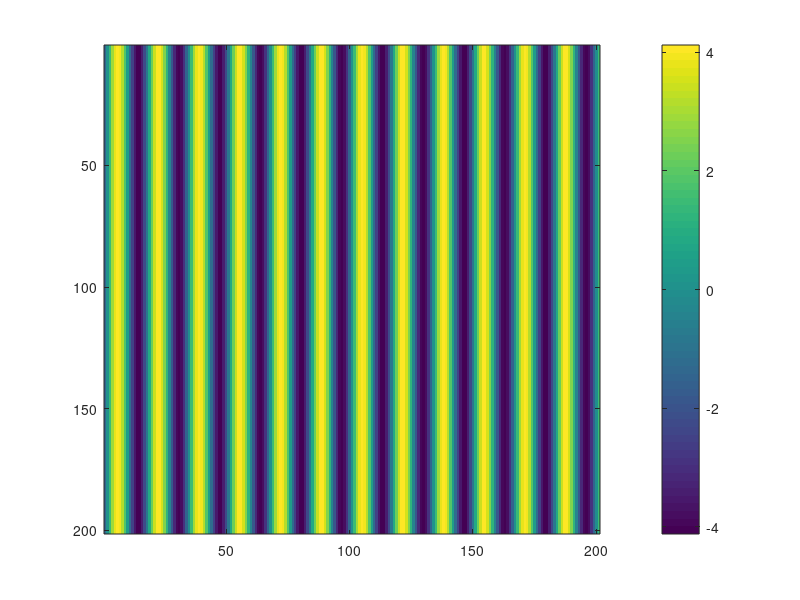
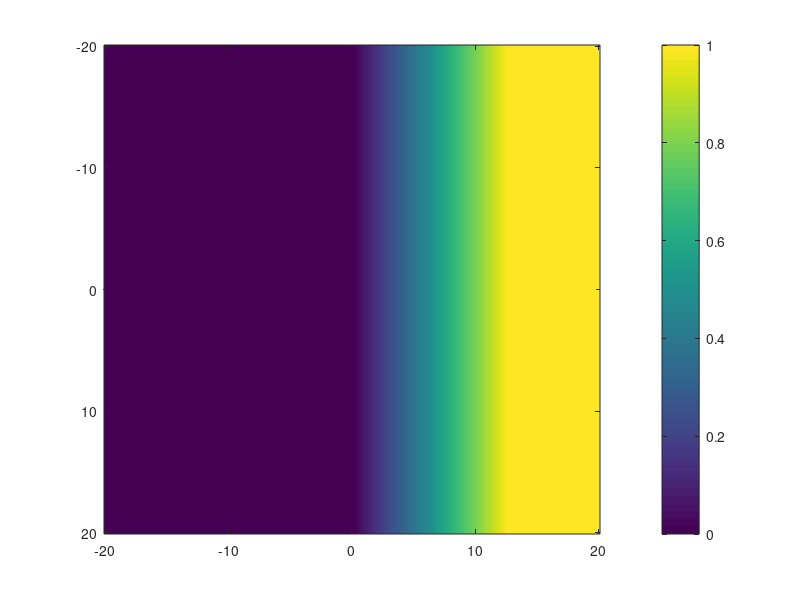
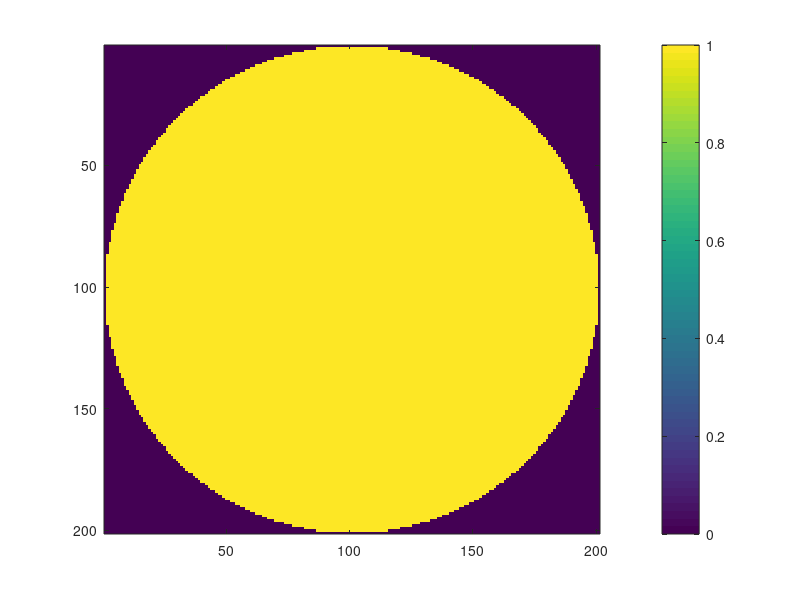
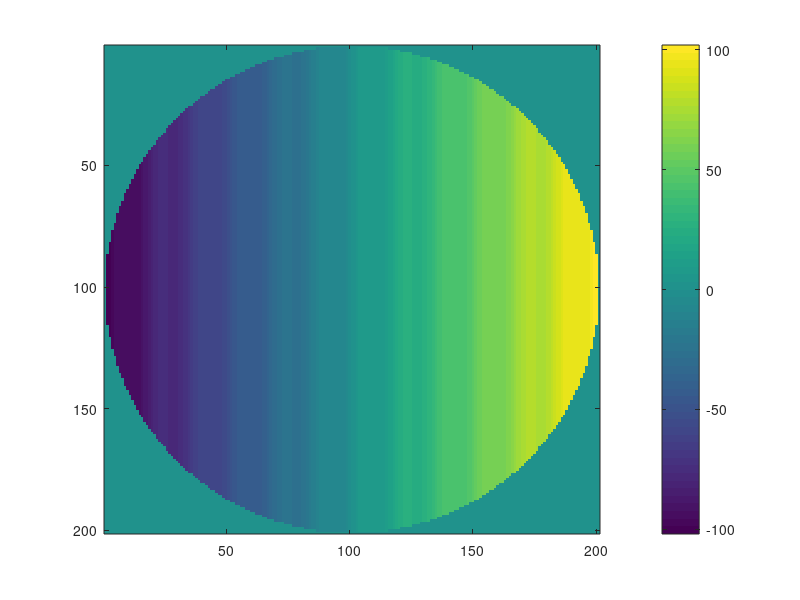

These figures' MATLAB source, in order: (Note: this script raises an error after producing the figures.)
wl=0.7;  %wavelength of light in um
w=2*pi/3.3;   %spatial modulation sin(w*x)
n=1;  %refractive index of air
A=0.23;    %amplitude of modulation
rad=20; %radius of beam or sample illuminated 
if_aper=1; %if aperture-circular aperture for circular spot
per=0.2; %spatial resolution 
x_i=1.5*10^4;  %image plane distance in um

r_i=floor(rad/per);
x=per*linspace(-r_i,r_i,2*r_i+1);
y=per*linspace(-r_i,r_i,2*r_i+1);

k=2*pi/wl;
phase1=repmat(2*k*(n)*A.*sin(w.*x),[2*r_i+1,1]);
% phase1=repmat(-k.*(sqrt(x.^2+f^2)-f),[2*r_i+1,1]);

figure(1);
imagesc(phase1);
colorbar;


phi_0=0;%angle for incident plane
phi_0=phi_0*pi/180;

i0=35;%angle of incidence
i0=i0*pi/180;

phase2=k.*(x.*cos(phi_0)+y'*sin(phi_0)).*sin(i0);
% phase2=0;

figure(2)
image(x,y,phase2)
colorbar
% phase2(101,101)

phase=phase1+phase2;
aper=sqrt(x.^2+y'.^2);
aper(aper<rad)=1;
aper(aper>=rad)=0;
figure(3);
imagesc(aper);
colorbar;


if(if_aper==1)
    phase=phase.*aper;
end

figure(4);
imagesc(phase.*aper);
colorbar

E0=exp(1i.*phase);

% figure(5);
% imagesc(x,y,abs(E0).^2); colormap jet; axis xy;
% colorbar
% xlabel('x(um)');
% ylabel('y(um');
% title('object Plane');

res=500;   %no of points to calculate E field.More res means more clarity of image but more time.
cenz=x_i*cot(i0)*sec(phi_0);ceny=x_i*tan(phi_0);
y_im=linspace(-1.5*10^4+ceny,1.5*10^4+ceny,res);     %tuning y abd z image coordinates.ceny and cenz are pos of the reflected wave.
z_im=linspace(0,3.5*10^4+(cenz-1.5*10^4),res);
E_im=zeros(res,res);

for i=1:res
    for j=1:res
        r12=sqrt( (x-x_i).^2+(y'-y_im(i)).^2);
        l=sqrt(z_im(j)^2+r12.^2);
        E_im(i,j)=sum( (1/wl).*E0.*((1./(k.*l)-1i)).*z_im(j).*exp(1i.*k.*l)./l.^2,'all')*(per/2)^2;
    end
end
   
figure(6);
imagesc(y_im,z_im,abs(E_im').^2); axis xy;
colorbar
xlabel('y(um)');
ylabel('z(um');
title('image Plane');

